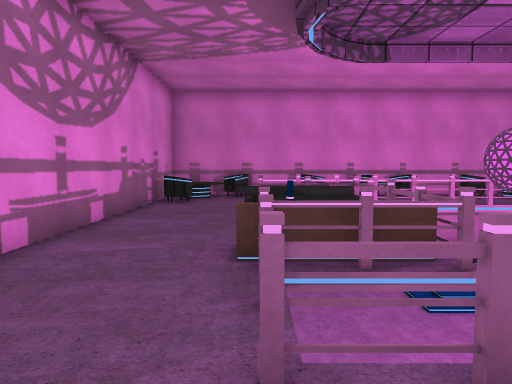
view 1 (above)

12 first-person views from a walk through a Unity game level. The camera is 1.2 m above the floor, tilts 4° down and sees 70° across. The floor is counted in squares, 1 m on a side. Each view is taken from the middle of a square. On the plan, view 1 faces up. The plan holds only what a view shows up to about 15 squares ahead; the rest is blank. The player is left out. Some surface patterns are stand-ins.

view 2
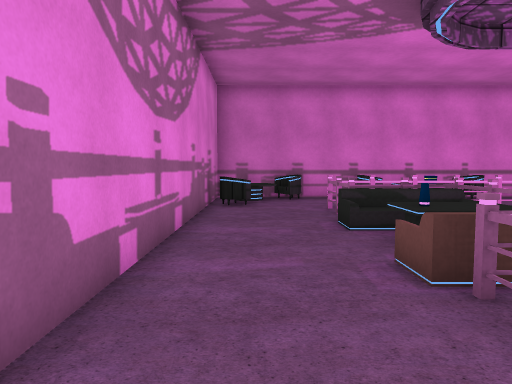

view 3
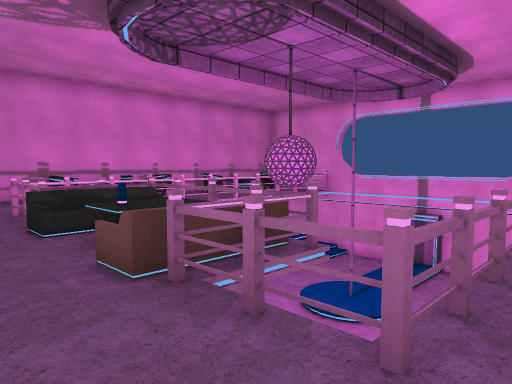

view 4
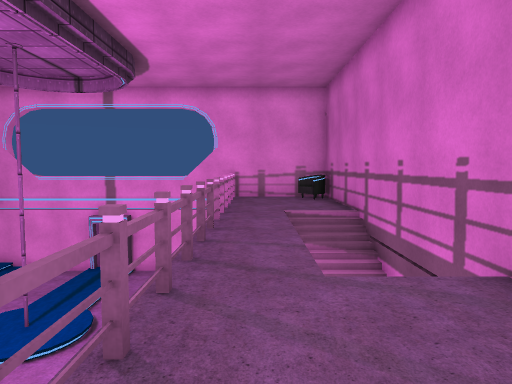

view 5
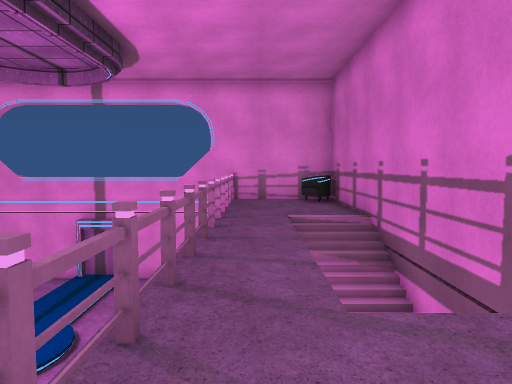

view 6
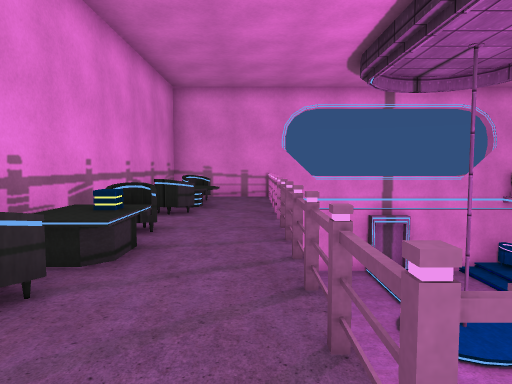

view 7
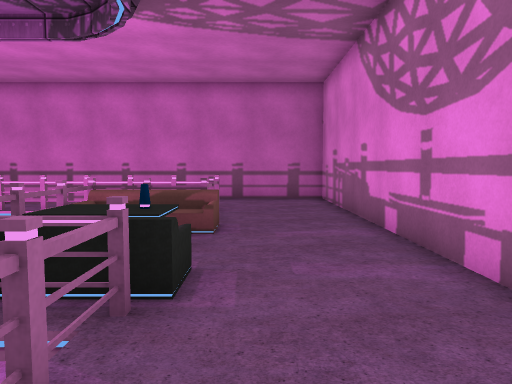

view 8
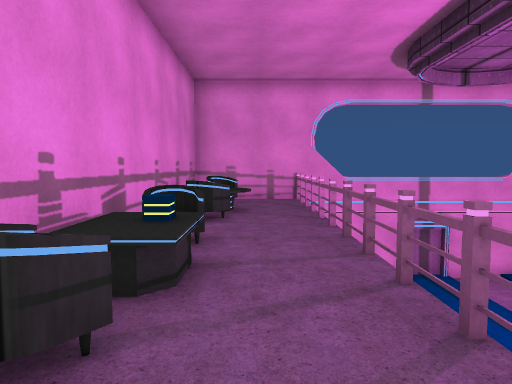

view 9
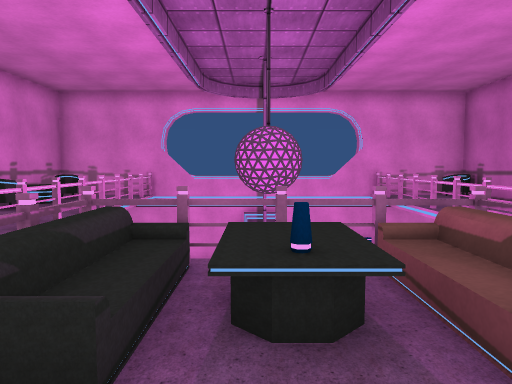

view 10
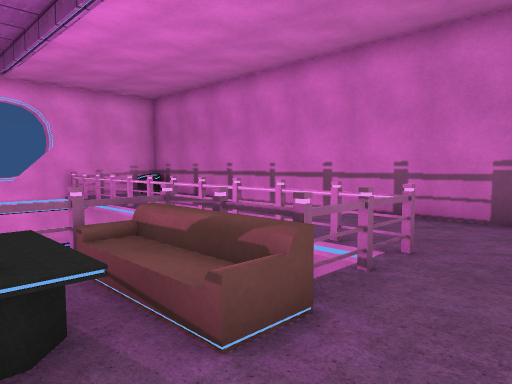

view 11
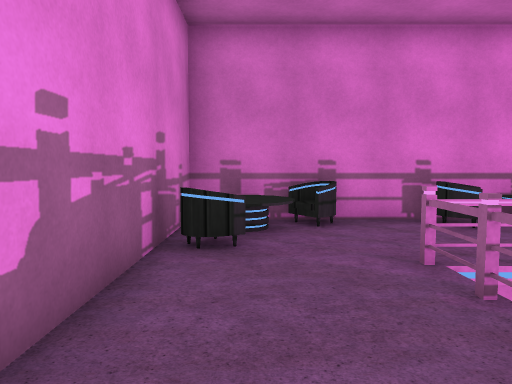

view 12
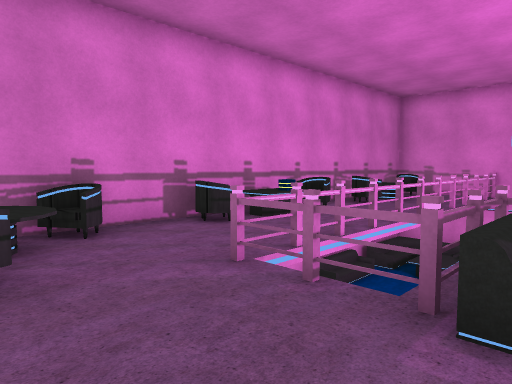

### Floor plan
Key: @ floor where view 1 was taken; # wall or solid block; . main floor; : floor 0.25 m higher than the main floor; - floor 3 m lower than the main floor; / step, stairs or slope; = window, fence, low wall or low ledge; v drop or lower ground; A armchair; T table; L lamp; S sofa; P pole; O other object.
Columns run from 4 left of view 1 to 14 right of it. Each row starts with its distance up from view 1.
 16 ##
 15 #vv#A#A###A###T####
 14 #vTT..ATLTA.AATTA.#
 13 #v............T...#
 12 #A................#
 11 #...=vvvvvvvvvvvv##
 10 #...v----------  =#
  9 #...Svvv---------=#
  8 #...///v---vvv---O#
  7 #...TLTvOO-vP    v#
  6 #...TTTv-O-v vvvv #
  5 #...S::v- --v----=#
  4 #...vvvv-      vv #
  3 #...v            O#
  2 #...=vvvvvvvvvvvvv#
  1 #.................#
  0 #...@..//////.....#
 -1 #....../  ///...A #
 -2 ###################

Where each view was taken, in squares from view 1:
view 1: 0 up, 0 right, facing up
view 2: 1 up, 2 left, facing up
view 3: 1 up, 2 left, facing up-right
view 4: 1 up, 1 left, facing right
view 5: 1 up, 0 right, facing right
view 6: 12 up, 1 left, facing right
view 7: 12 up, 1 left, facing down
view 8: 13 up, 0 right, facing right
view 9: 7 up, 2 left, facing right
view 10: 7 up, 2 left, facing down-right
view 11: 7 up, 2 left, facing up
view 12: 8 up, 3 left, facing up-right
